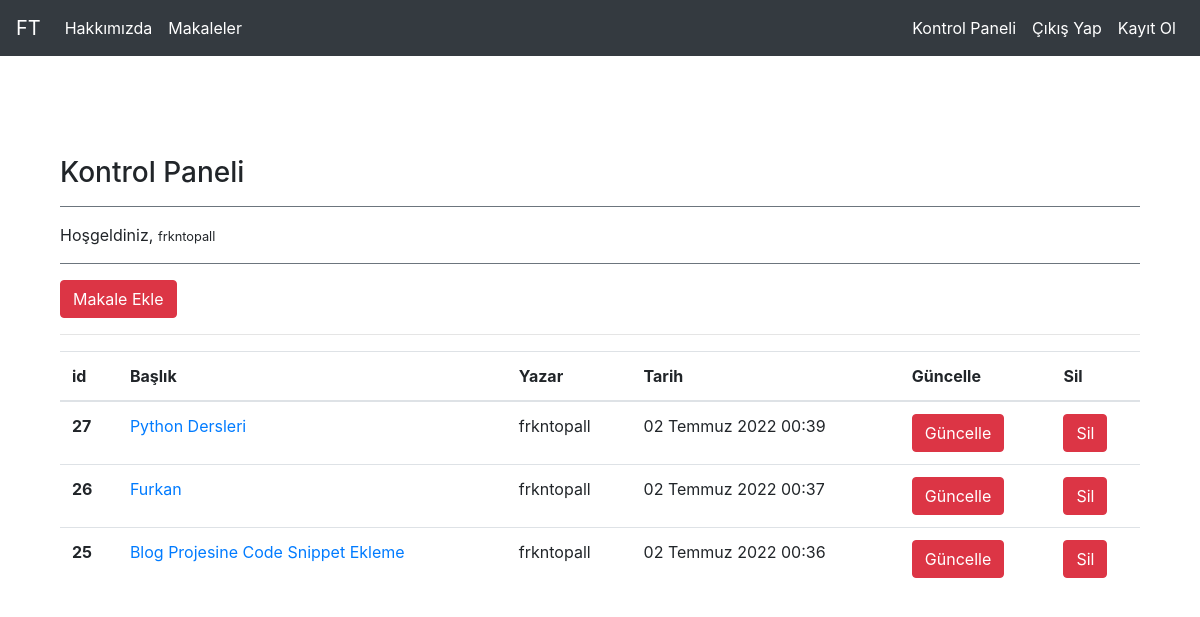
Screenshot of /articles/dashboard/ (signed in) with the database file from the repository.
### article/models.py (models this page shows, shortened)
class Article(models.Model):
    author = models.ForeignKey("auth.User",on_delete= models.CASCADE,verbose_name="Yazar")#verbose_name auhotun sitede nasıl gözükmesini istersiniz şeklindeki komuttur.#modelscascade hangi kullanıcıdan bir veri silersek o kullanıcıyla alakalı her şey silenir
    title = models.CharField(max_length=50,verbose_name="Başlık")
    content = RichTextField()
    created_date = models.DateTimeField(auto_now_add=True,verbose_name="Oluşturulma Tarihi")
    article_image = models.FileField(blank=True, null = True,verbose_name="Makaleye Fotoğraf Ekleyin") # Burada her makalemiz image olmak zorunda değil o yüzden burada blank = True null= True diyoruz. Yani bu alanlarımız hep blank hem null olarabilir diyoruz.
    class Meta:
        ordering = ['-created_date'] # Bunun anlamı ise yazılan makaleni yayınlanan tarihe göre sıralamsına yarıyor.

### article/views.py (the view)
# urls.py: path('dashboard/',views.dashboard,name="dashboard"),
@login_required(login_url="user:login") # bunu yazarak login_required'i aktif etmiş oluyoruz
def dashboard(request):
    articles = Article.objects.filter(author = request.user) #Article tablosundan biz sadece giriş yapmış kullanıcıların makalelerini almak istiyoruz. O yüzden object.filter ' ı kullanıyoruz
    context = {
        "articles": articles
    }
    return render (request,"dashboard.html",context)

### templates/dashboard.html
{% extends "layout.html" %} {% block body %}
<h3>Kontrol Paneli</h3>
<hr class="border-secondary">
<p>
    Hoşgeldiniz, <small>{{request.user.username}}</small>
</p>
<hr class="border-secondary">
<a class="btn btn-danger" href="/articles/addarticle">Makale Ekle</a>
<hr> {% if articles %}
<table class="table">
    <thead>
        <tr>
            <th scope="col">id</th>
            <th scope="col">Başlık</th>
            <th scope="col">Yazar</th>
            <th scope="col">Tarih</th>
            <th scope="col">Güncelle</th>
            <th scope="col">Sil</th>
        </tr>
    </thead>
    <tbody>
        {% for article in articles %}
        <tr>
            <th scope="row">{{article.id}}</th>
            <td><a href="/articles/article/{{article.id}}">{{article.title}}</a></td>
            <td>{{article.author}}</td>
            <td>{{article.created_date}}</td>
            <td><a href="/articles/update/{{article.id}}" class="btn btn-danger">Güncelle</a></td>
            <td><a href="/articles/delete/{{article.id}}" class="btn btn-danger">Sil</a></td>
        </tr>
        {% endfor %}
    </tbody>
</table>
{% else %}
<div class="alert alert-danger">
    Henüz bir makaleniz bulunmuyor.
</div>
{% endif %}
{% endblock %}

### rows the page displays
Article: id "27", title "Python Dersleri", author "frkntopall", created_date "02 Temmuz 2022 00:39"
Article: id "26", title "Furkan", author "frkntopall", created_date "02 Temmuz 2022 00:37"
Article: id "25", title "Blog Projesine Code Snippet Ekleme", author "frkntopall", created_date "02 Temmuz 2022 00:36"

### other values shown
{{ request.user.username }} "frkntopall"
